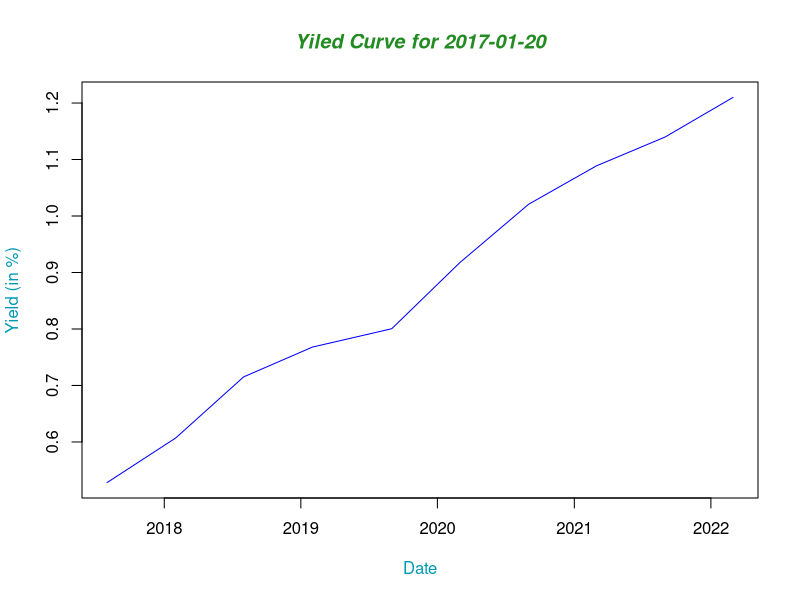

This figure's R source:
####Part 1####

#Install and load packages to be used

install.packages("lubridate")
library(lubridate)


#Set working directory
setwd("~/Documents/Mathematical_Finance")

#Import data
Day_10<-read.csv("Day_10.csv", header=F)

#Manipulate and select relevent data
Day_10<-as.data.frame(Day_10)
View(Day_10)
day_10_can_true<-Day_10[,1]=="Canada"
Day_10<-Day_10[day_10_can_true,1:5]
Day_10[,3]<-as.Date(Day_10[,3], "%Y-%B-%d")
rownames(Day_10) <- seq(length=nrow(Day_10))
colnames(Day_10) <- c("country","coupon", "date", "price", "ytm")


#Initialize a date vector
x<-rep(as.Date("2017-01-20"), 10)

#Loop to set dates of interest
for (i in c(1:10)) {
  month(x[i])<-month(x[i])+6*i
}
x<-as.Date(x)
x

#Intialize another date vector, and perform a loop
#that selects the closest date to that of our interest
#In 6 month intervals
y<-rep(1, 10)
for (i in c(1:10)) {
  y[i]<-which(abs(Day_10[,3]-x[i]) == min(abs(Day_10[,3] - x[i])))
}
y

#reduce dataframe to data of interest
gucci10<-Day_10[y,]
View(gucci10)
rownames(gucci10) <- seq(length=nrow(gucci10))


#Compute yields
r<-rep(1, 10)
r[1]<-((gucci10[1,4])/((gucci10[1,2])/2+100))^-1-1
for (i in c(2:10)) {
  r[i]<-((gucci10[i,4]-sum((gucci10[i,2]/2)/((1+r[c(1:(i-1))])^(c(1:(i-1))))))/(100+gucci10[i,2]/2))^(-(1/i))-1
}
r

gucci10<-data.frame(gucci10, 2*r)
colnames(gucci10) <- c("country","coupon", "date", "price", "ytm", "yield")


#Plot graphs

plot_colours <- c("blue", "red", "forestgreen", "yellow")
plot_colours1 <- plot_colours[c(1,2)]

plot(gucci10[,3], 100*gucci10[,6], type="l", col=plot_colours1[1], ann=FALSE)
title(main="Yiled Curve for 2017-01-20", col.main="forestgreen", font.main=4)
title(xlab="Date", col.lab=rgb(0,0.6,.7))
title(ylab="Yield (in %)", col.lab=rgb(0,0.6,.7))




####Working Area####
sum((gucci10[3,2]/2)/(1+r[c(1:1)])^(c(1:1)))
sum((gucci10[2,2]/2)/((1+r[c(1:3)]^(c(1:3)))))

sum((gucci10[2,2]/2)/((1+r[1]^((1)))))+sum((gucci10[2,2]/2)/((1+r[2]^((2)))))+sum((gucci10[2,2]/2)/((1+r[3]^((3)))))

cool<-rep(1, 9)

for (i in length(cool)) {
  cool[i]<-as.numeric(month(x[i+1])-month(x[i]))
}



cool

month(x[10])-month(x[9])



